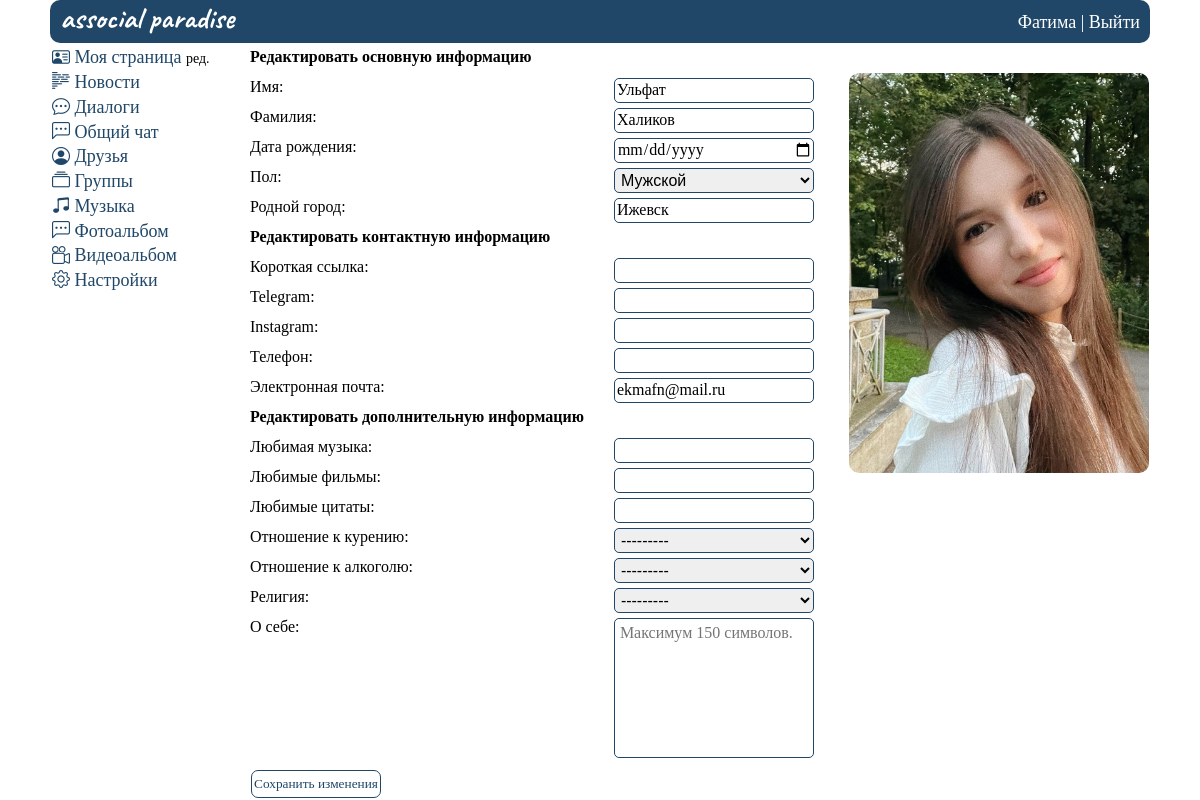
Page /id2/update (signed in) on the committed database.
### mysite/models.py (models this page shows, shortened)
class UserProfile(models.Model):
    ciggar_choices = [
        ('p', 'Положительное'),
        ('n', 'Отрицательное'),
    ]
    alco_choices = [
        ('p', 'Положительное'),
        ('n', 'Отрицательное'),
    ]
    gender_choices = [
        ('m', 'Мужской'),
        ('w', 'Женский'),
    ]
    religion_choices = [
        ('chr', 'Христианство'),
        ('isl', 'Ислам'),
        ('ind', 'Индуизм'),
        ('bdm', 'Буддизм'),
        ('iud', 'Иудаизм'),
        ('atm', 'Атеизм'),
    ]
    user = models.OneToOneField(User, on_delete=models.CASCADE)
    avatar = models.ImageField(
        upload_to="mysite/static/images/personal_photos/", blank=True, verbose_name='Аватарка',
        default='mysite/static/images/icons/none_avatar.png')
    first_name = models.CharField(max_length=20, blank=True, null=True, verbose_name='Имя')
    last_name = models.CharField(max_length=20, blank=True, null=True, verbose_name='Фамилия')
    birthdate = models.DateField(blank=True, null=True, verbose_name='Дата рождения')
    gender = models.CharField(max_length=1, blank=True, null=True, choices=gender_choices, verbose_name='Пол')
    hometown = models.CharField(max_length=30, blank=True, null=True, verbose_name='Родной город')
    fav_music = models.CharField(max_length=30, blank=True, null=True, verbose_name='Любимая музыка')
    fav_movies = models.CharField(max_length=30, blank=True, null=True, verbose_name='Любимые фильмы')
    fav_quotes = models.CharField(max_length=30, blank=True, null=True, verbose_name='Любимые цитаты')
    ciggar = models.CharField(max_length=1, blank=True, null=True, choices=ciggar_choices,
                              verbose_name='Отношение к курению')
    alco = models.CharField(max_length=1, blank=True, null=True, choices=alco_choices,
                            verbose_name='Отношение к алкоголю')
    religion = models.CharField(max_length=3, blank=True, null=True, choices=religion_choices, verbose_name='Религия')
    about = models.TextField(max_length=150, blank=True, null=True, verbose_name='О себе')
    plink = models.CharField(max_length=10, blank=True, null=True, verbose_name='Короткая ссылка')
    telegram = models.CharField(max_length=30, blank=True, null=True, verbose_name='Telegram')
    instagram = models.CharField(max_length=30, blank=True, null=True, verbose_name='Instagram')
    email = models.EmailField(max_length=30, blank=True, null=True, verbose_name='Почта')
    phone = models.CharField(max_length=12, blank=True, null=True, verbose_name='Телефон')
    class Meta:
        verbose_name_plural = 'Информация о пользователях'

### mysite/views.py (the view)
# urls.py: path('id<int:pk>/update', UpdateUser.as_view(), name='update_user'), #Изменить свою страницу
class UpdateUser(UpdateView):
    model = UserProfile
    template_name = 'change.html'
    form_class = UserProfileForm
    def get_context_data(self, *, object_list=None, **kwargs):
        context = super().get_context_data(**kwargs)
        context['userid'] = getAuthUser(self.request)
        context['personal_data'] = getUser(context['userid'])
        return context

### mysite/forms.py
class UserProfileForm(ModelForm):
    class Meta:
        model = UserProfile
        fields = ['avatar', 'first_name', 'last_name', 'birthdate', 'gender', 'hometown', 'fav_music', 'fav_movies',
                  'fav_quotes', 'ciggar', 'alco', 'religion', 'about', 'plink', 'telegram', 'instagram', 'phone',
                  'email']
        widgets = {
            "about": Textarea(attrs={
                'placeholder': 'Максимум 150 символов.',
            }),
            "avatar": FileInput(attrs={
                'style': 'display: none',
            }),
            "birthdate": DateInput(attrs={
                'type': 'date'
            }),
        }

### mysite/views.py (called while the page is built)
def getAuthUser(request):
    return request.session.get('is_auth', False)

def getUser(userid):
    return UserProfile.objects.get(user_id=userid)

### mysite/templates/change.html (shortened to what this page needs)
{% extends 'base.html' %}
{% load static %}
{%block content%}
<div class="wrapper_change">
    {% include "header.html" %}
    <div class="rows_change">
        <div class="col1_change">
            {% include "menu.html" %}
        </div>
        <div class="col2_change">
                <form method="post" class="change_content_form" enctype="multipart/form-data">
                    <div class="change__data">
                        <div class="change__labels">
                            <div class="change__title">Редактировать основную информацию</div>
                            <div class="change__label">Имя:</div>
                            <div class="change__label">Фамилия:</div>
                            <div class="change__label">Дата рождения:</div>
                            <div class="change__label">Пол:</div>
                            <div class="change__label">Родной город:</div>
                            <div class="change__title">Редактировать контактную информацию</div>
                            <div class="change__label">Короткая ссылка:</div>
                            <div class="change__label">Telegram:</div>
                            <div class="change__label">Instagram:</div>
                            <div class="change__label">Телефон:</div>
                            <div class="change__label">Электронная почта:</div>
                            <div class="change__title">Редактировать дополнительную информацию</div>
                            <div class="change__label">Любимая музыка:</div>
                            <div class="change__label">Любимые фильмы:</div>
                            <div class="change__label">Любимые цитаты:</div>
                            <div class="change__label">Отношение к курению:</div>
                            <div class="change__label">Отношение к алкоголю:</div>
                            <div class="change__label">Религия:</div>
                            <div class="change__label">О себе:</div>
                        </div>
                        <div class="change__values">
                            <div class="change__main">
                                <div class="change__input">{{ form.avatar }}
                                <div class="change__input">{{ form.first_name }} </div>
                                <div class="change__input">{{ form.last_name }}</div>
                                <div class="change__input">{{ form.birthdate }}</div>
                                <div class="change__input">{{ form.gender }}</div>
                                <div class="change__input">{{ form.hometown }}</div>
                            </div>
                            <div class="change__contacts">
                                <div class="change__input">{{ form.plink }}</div>
                                <div class="change__input">{{ form.telegram }}</div>
                                <div class="change__input">{{ form.instagram }}</div>
                                <div class="change__input">{{ form.phone }}</div>
                                <div class="change__input">{{ form.email }}</div>
                            </div>
                            <div class="change__additionally">
                                <div class="change__input">{{ form.fav_music }}</div>
                                <div class="change__input">{{ form.fav_movies }}</div>
                                <div class="change__input">{{ form.fav_quotes }}</div>
                                <div class="change__input">{{ form.ciggar }}</div>
                                <div class="change__input">{{ form.alco }}</div>
                                <div class="change__input">{{ form.religion }}</div>
                                <div class="change__input">{{ form.about }}</div>
                            </div>
                        </div>
                    </div>
                        <div class="change__avatar">
                            <label for="id_avatar">
                                {% if personal_data.avatar %}
                                <img src="{% static personal_data.avatar|cut:'mysite/static' %}">
                                {% else %}
                                <img src="{% static 'images/icons/none_avatar.png' %}">
                                {% endif %}
                            </label>
                        </div>
                    </div>
                    <div class="change__btn">
                        <button type="submit">Сохранить изменения</button>
                    </div>
                </form>
        </div>
    </div>
</div>
{%endblock%}

### mysite/templates/header.html
{%extends 'base.html'%}
{% load static %}
{%block content%}
<header class="header">
      <ul class="header__sidebar">
        <li class="header__logo"><a href="{% url 'home' %}">associal paradise</a></li>
        <li class="header__item"><a href="{% url 'home' %}">{{personal_data.first_name}}</a> | <a type="submit" href="{% url 'out' %}">Выйти</a></li>
      </ul>
 </header>
{%endblock%}

### mysite/static/css/index.css (style rules this page uses)
* { padding: 0; margin: 0; border: 0; }
*,*:before,*:after { -moz-box-sizing: border-box; -webkit-box-sizing: border-box; box-sizing: border-box; }
nav,footer,header,aside { display: block; }
html,body { height: 100%; width: 100%; font-size: 100%; line-height: 1; font-size: 14px; -ms-text-size-adjust: 100%; -moz-text-size-adjust: 100%; -webkit-text-size-adjust: 100%; }
input,button,textarea { font-family:inherit; }
button { cursor: pointer;background: none; }
a, a:visited { text-decoration: none; color: black; }
ul li { list-style-type: none; }
li { list-style-type: none; }
img { vertical-align: top; }
a { color: black; width: 100%; display: inline-block; }
.header { background-color: #204768; padding: 0 10px; margin: 0 0 5px 0; border-radius: 10px; }
.header__sidebar { display: flex; justify-content: space-between; padding: 2.5px 0 7px 0; color: white; }
.header__logo { font-family: 'Caveat', cursive; font-weight: 900; font-size: 30px; }
.header a { color: white; }
.header__item { margin: 10px 0 5px 0; }
.change__data { display: flex; font-size: 16px; }
.change__label { padding: 1px 0 1px 0; font-size: 16px; border-radius: 5px; margin: 0 0 5px 0; height: 25px; }
.change__title { margin: 0 0 5px 0; font-weight: 900; height: 25px; padding: 1px 0 1px 0; }
.change__input input, select { border: 1px solid #204768; padding: 1px 0 1px 2px; font-size: 16px; border-radius: 5px; margin: 0 0 5px 0; height: 25px; width: 200px; }
.change__input textarea { border: 1px solid #204768; padding: 5px; font-size: 16px; border-radius: 5px; margin: 0 0 5px 0; width: 200px; height: 140px; resize: none; }
.change__labels { margin: 0 30px 0 0; }
.change__values { width: 200px; margin: 0 35px 0 0; }
.change__avatar { width: 300px; height: 400px; margin: 25px 0 0 0; }
.change__avatar img { width: 100%; height: 100%; object-fit: cover; border-radius: 10px; }
.wall_form_button button, .photos_form_button button, .change__btn button { border: 1px solid #204768; border-radius: 7px; color: #204768; padding: 5px 2px 5px 2px; margin: 4px 0 0 1px; }
.wrapper_main, .wrapper_users, .wrapper_change, .wrapper_views { width: 1100px; font-size: 18px; margin-left: auto; margin-right: auto; }
.rows_user, .rows_change, .rows_views { display: flex; justify-content: space-between; }
.col1, .col1_user, .col1_change, .col1_views { width: 200px; padding: 0 14px 0 2px; }
.col2_user, .col2_change, .col2_views { text-align: left; width: 900px; max-width: 900px; flex-wrap: wrap; }
.header__sidebar a, .sidebar a { display: inline; }

### rows in the picture
UserProfile: first_name "Фатима", avatar (picture)
UserProfile: first_name "Ульфат", last_name "Халиков", gender "Мужской", hometown "Ижевск", email "ekmafn@mail.ru", ciggar "---------", alco "---------", religion "---------"
